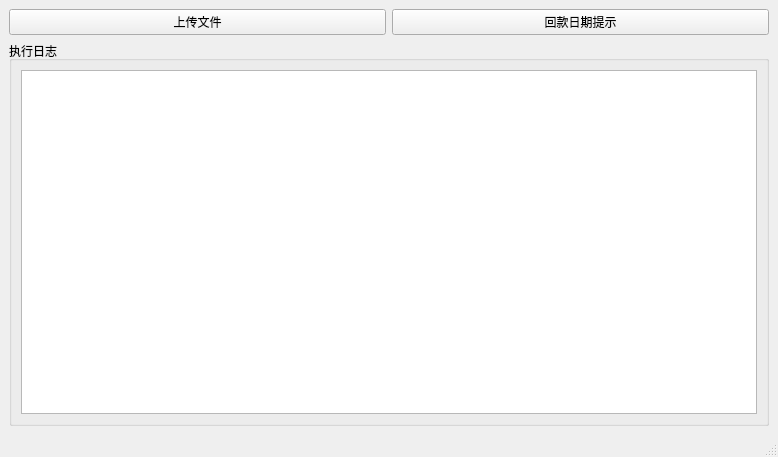
<?xml version="1.0" encoding="UTF-8"?>
<ui version="4.0">
 <class>MainWindow</class>
 <widget class="QMainWindow" name="MainWindow">
  <property name="geometry">
   <rect>
    <x>0</x>
    <y>0</y>
    <width>778</width>
    <height>457</height>
   </rect>
  </property>
  <property name="windowTitle">
   <string>MainWindow</string>
  </property>
  <widget class="QWidget" name="centralwidget">
   <layout class="QVBoxLayout" name="verticalLayout">
    <item>
     <layout class="QHBoxLayout" name="horizontalLayout">
      <item>
       <widget class="QPushButton" name="upload_file">
        <property name="text">
         <string>上传文件</string>
        </property>
       </widget>
      </item>
      <item>
       <widget class="QPushButton" name="date_check">
        <property name="text">
         <string>回款日期提示</string>
        </property>
       </widget>
      </item>
     </layout>
    </item>
    <item>
     <widget class="QGroupBox" name="groupBox">
      <property name="title">
       <string>执行日志</string>
      </property>
      <layout class="QVBoxLayout" name="verticalLayout_2">
       <item>
        <widget class="QTextBrowser" name="logs"/>
       </item>
      </layout>
     </widget>
    </item>
   </layout>
  </widget>
  <widget class="QMenuBar" name="menubar">
   <property name="geometry">
    <rect>
     <x>0</x>
     <y>0</y>
     <width>778</width>
     <height>37</height>
    </rect>
   </property>
  </widget>
  <widget class="QStatusBar" name="statusbar"/>
 </widget>
 <resources/>
 <connections/>
</ui>
